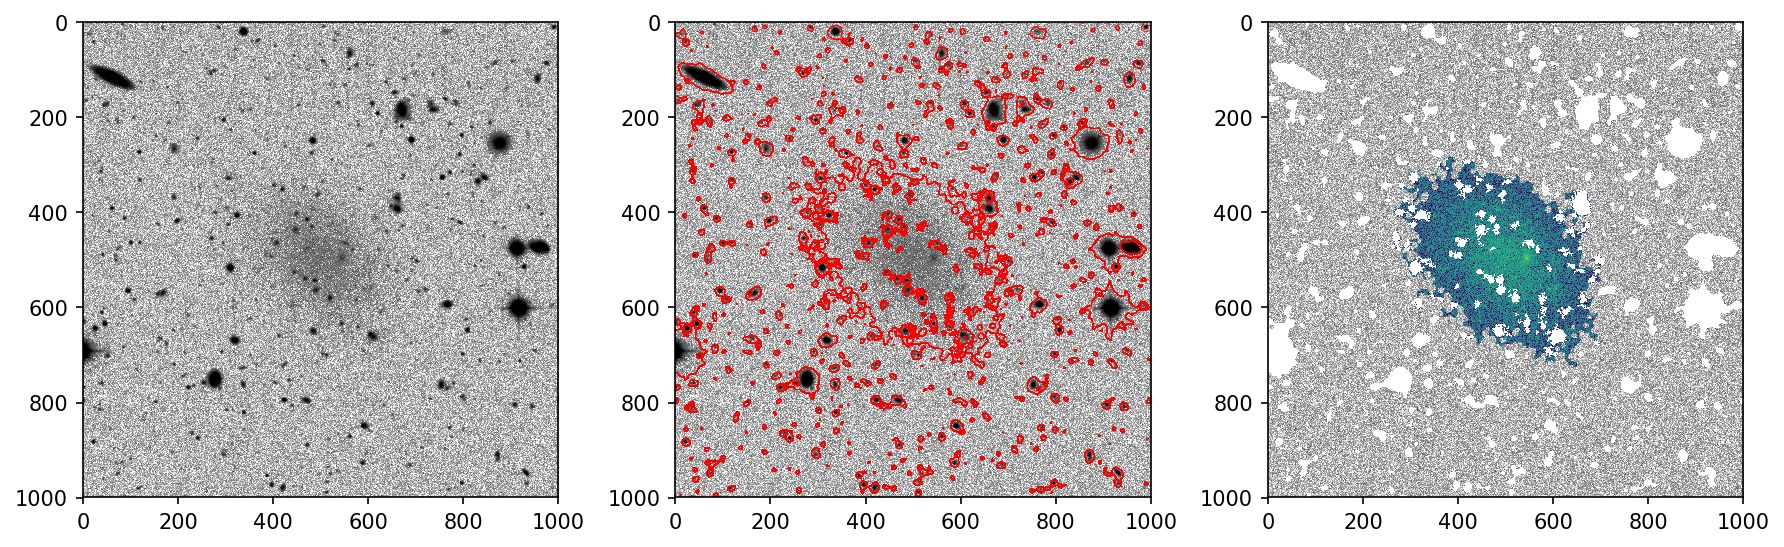

Reproduce this figure in Python.
#!/usr/bin/env python3
# -*- coding: utf-8 -*-
"""
Created on Tue Jun 26 11:22:58 2018

@author: danjampro

An example showing some of the basic DeepScan operations.

The test data is a g-band cutout of the public NGVS data. The central LSB
source is synthetic. 

The basic outline demonstrated here is:
    
    sky / rms estimates: meshgrid + interpolation with iteritive DBSCAN masking
        
    DBSCAN source detection.
    
    De-blending of DBSCAN detections, avoiding fragmentation of LSB
    structure.
"""
import numpy as np
import matplotlib.pyplot as plt
from deepscan import skymap, dbscan, SB, remote_data, deblend

#==============================================================================
#Load the data

ps = 0.186 #Pixel scale [arcsec per pixel]
mzero = 30 #Magnitude zero point

print('Downloading data...')
data = remote_data.get(1)  #Automatically deleted after download

#==============================================================================
#Measure the sky 

sky, rms = skymap.skymap(data, meshsize=200, medfiltsize=3, nits=3,
                         verbose=True)

#==============================================================================
#Perform detection 

#Run the DBSCAN algorithm to produce a Clustered object (C). This class has
#many attributes such as the segmentation maps. 

#'eps' is the clustering radius in pixels. kappa is the confidence parameter
#determined from the thresh and the rms. 

C = dbscan.DBSCAN(data, eps=5, kappa=5, thresh=0.5, verbose=True, mask=None,
                  sky=sky, rms=rms)

#==============================================================================
#Perform deblending

bmap = C.segmap !=0 #Deblend the segmap produced by DBSCAN

segmap = deblend.deblend(data, bmap, rms, contrast=0.5, minarea=5, alpha=1E-15,
                         Nthresh=32, smooth=1, sky=sky, verbose=True)

#==============================================================================
#Summary plot - might take a few seconds
print('Plotting...')

plt.figure(figsize=(12,4)) 

plt.subplot(1,3,1) 
plt.imshow(SB.Counts2SB(abs(data), ps, mzero), cmap='binary_r', vmax=29,
           vmin=24)

plt.subplot(1,3,2) 
plt.imshow(SB.Counts2SB(abs(data), ps, mzero), cmap='binary_r', vmax=29,
           vmin=24)
plt.contour(segmap,levels = np.unique(segmap[segmap>0]), colors=('r',),
            linestyles=('-',), linewidths=(0.2,))  

plt.subplot(1,3,3)
labels = np.unique(segmap[segmap>0])
idx = labels[np.argmax([(segmap==_).sum() for _ in labels])]
data2 = np.zeros_like(data) * np.nan
data2[segmap==idx] = data[segmap==idx]
data3 = np.zeros_like(data) * np.nan
data3[segmap==0] = data[segmap==0]
plt.imshow(SB.Counts2SB(abs(data3), ps, mzero), vmax=29, vmin=24,
           cmap='binary_r')
plt.imshow(SB.Counts2SB(abs(data2), ps, mzero), vmax=29, vmin=24,
           cmap='viridis_r')

plt.tight_layout()

#==============================================================================
#==============================================================================
